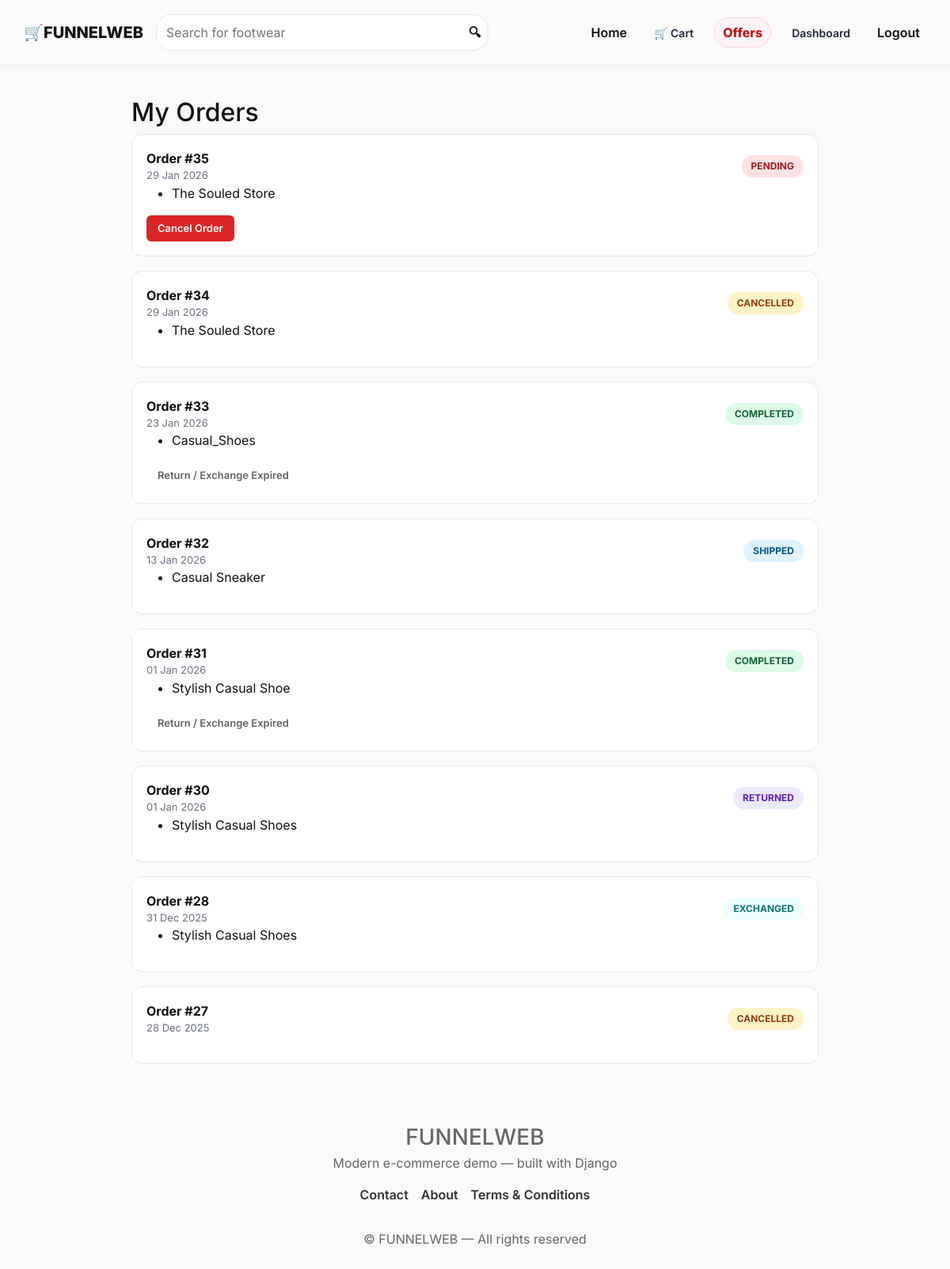
Before: /my-orders/ (signed in) with the older database file.
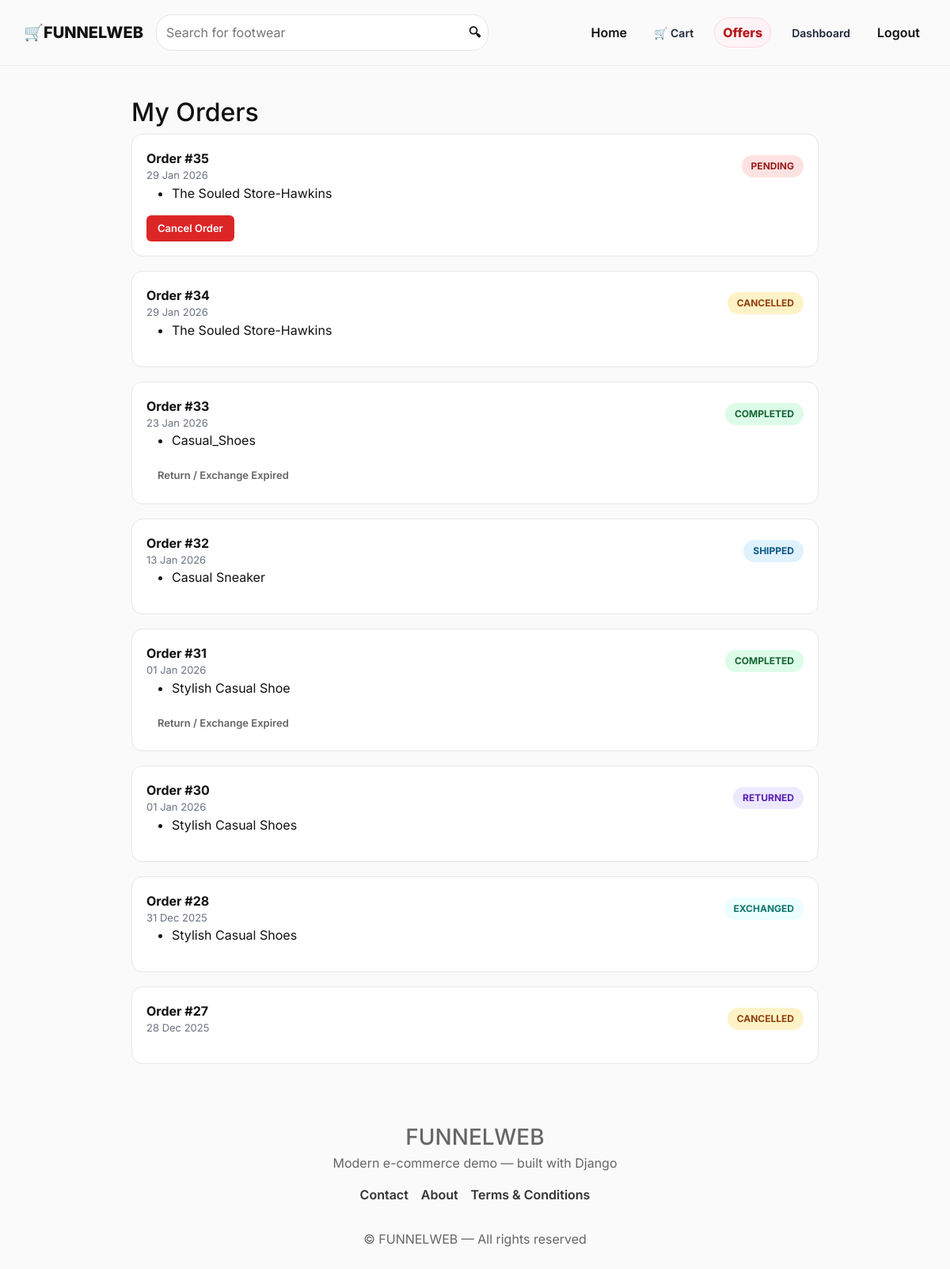
After: the same page with the newer database file.
### shop/models.py (models this page shows, shortened)
class OrderItem(models.Model):
    order = models.ForeignKey(Order, related_name='items', on_delete=models.CASCADE)
    product = models.ForeignKey(Product, on_delete=models.CASCADE)
    quantity = models.PositiveIntegerField(default=1)
    price = models.DecimalField(max_digits=10, decimal_places=2)
    size = models.CharField(max_length=10, blank=True, null=True)  # 👟 ADD THIS

class Product(models.Model):
    category = models.ForeignKey(Category, related_name='products', on_delete=models.CASCADE)
    name = models.CharField(max_length=200)
    slug = models.SlugField(unique=True)
    description = models.TextField(blank=True)
    price = models.DecimalField(max_digits=10, decimal_places=2)
    image = models.ImageField(upload_to='products/', blank=True, null=True)
    available = models.BooleanField(default=True)
    created_at = models.DateTimeField(auto_now_add=True)
    is_on_offer = models.BooleanField(default=False)
    offer_price = models.DecimalField(max_digits=10, decimal_places=2, null=True, blank=True)
    variant_group = models.CharField(max_length=100, blank=True, null=True)
    color = models.CharField(max_length=50, blank=True, null=True)
    class Meta:
        ordering = ('-created_at',)

### shop/views.py (the view)
# urls.py: path('my-orders/', views.user_orders, name='user_orders'),
@login_required
def user_orders(request):
    orders = Order.objects.filter(user=request.user).order_by('-created_at')
    now = timezone.now()
    for order in orders:
        order.return_days_left = 0
        order.can_return = False
        if order.order_status == 'COMPLETED':
            deadline = order.created_at + timedelta(days=7)
            if now <= deadline:
                remaining = (deadline - now).days
                order.return_days_left = max(remaining, 1)
                order.can_return = True
    return render(request, 'shop/user_orders.html', {
        'orders': orders
    })

### shop/templates/shop/user_orders.html (shortened to what this page needs)
{% extends "shop/base.html" %}
{% block content %}
<div class="orders-wrap">
  <h2>My Orders</h2>
  {% for order in orders %}
  <div class="order-card">
    <div class="order-head">
      <div>
        <div class="order-id">Order #{{ order.id }}</div>
        <div class="order-date">{{ order.created_at|date:"d M Y" }}</div>
      </div>
      <div class="status {{ order.order_status|lower }}">
        {{ order.order_status }}
      </div>
    </div>
    <ul>
      {% for item in order.items.all %}
        <li>{{ item.product.name }}</li>
      {% endfor %}
    </ul>
    <div class="actions">
      {% if order.order_status == 'PENDING' %}
      <form method="post" action="{% url 'shop:cancel_order' order.id %}">
        <button class="btn btn-cancel">Cancel Order</button>
      </form>
      {% endif %}
      {% if order.order_status == 'COMPLETED' %}
        {% if order.can_return %}
          <button type="button"
                  class="btn btn-return"
                  onclick="openReturn('{{ order.id }}')">
            Return Order
          </button>
          <button type="button"
                  class="btn btn-exchange"
                  onclick="openExchange('{{ order.id }}')">
            Exchange Order
          </button>
          <div class="days-left">
            {{ order.return_days_left }} day{{ order.return_days_left|pluralize }} left
          </div>
        {% else %}
          <button class="btn btn-return btn-disabled" disabled>
            Return / Exchange Expired
          </button>
        {% endif %}
      {% endif %}
    </div>
  </div>
  {% endfor %}
</div>
{% endblock %}

Changed rows visible on the page:
changed through a linked row, OrderItem (number 1 of 7 on the later page): product.name "The Souled Store" → "The Souled Store-Hawkins"
changed through a linked row, OrderItem (number 2 of 7 on the later page): product.name "The Souled Store" → "The Souled Store-Hawkins"
